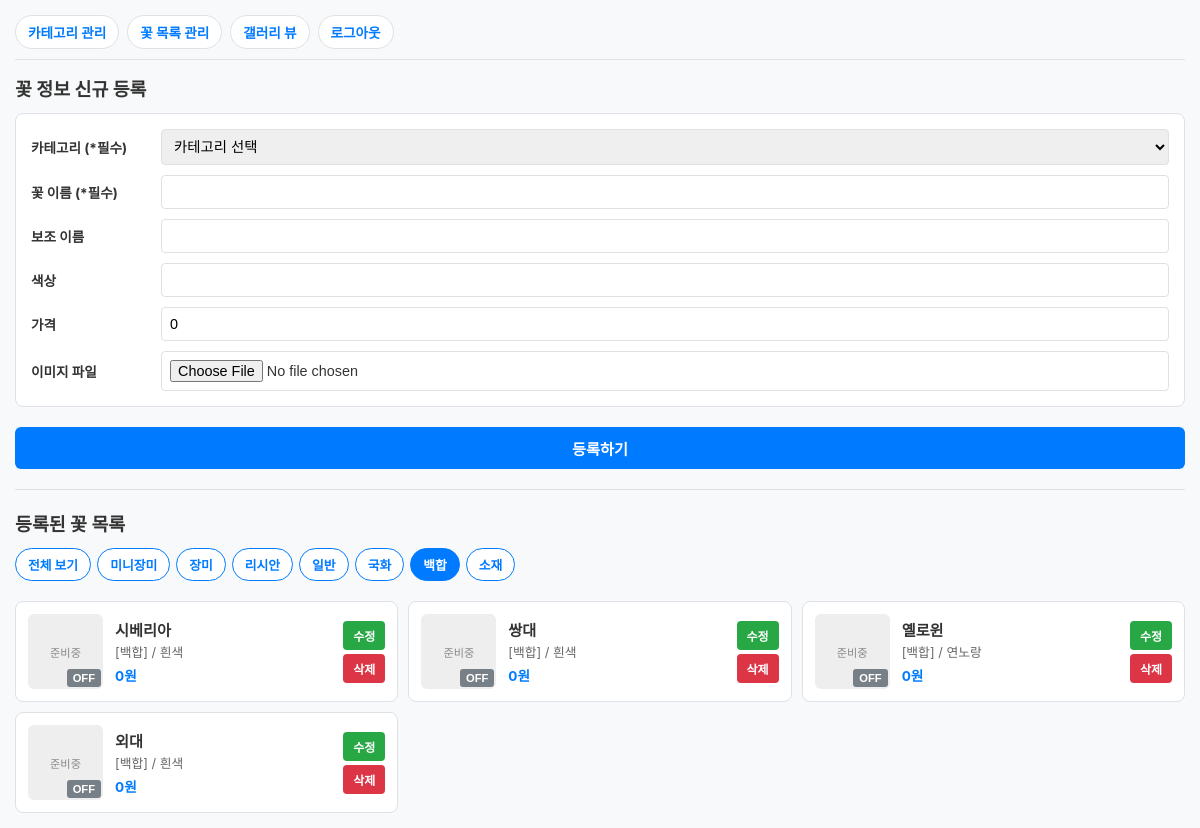
The app's page /admin/flower?category_id=1 (signed in) with its own data.
### models.py (models this page shows)
class Category(Base):
    __tablename__ = "category"
    idx = Column(Integer, primary_key=True, autoincrement=True, index=True)
    name = Column(String, nullable=False)
    order_no = Column(Integer, default=0, index=True)  # 순서 정렬용 컬럼
    flowers = relationship("FlowerList", back_populates="category_rel")

class FlowerList(Base):
    __tablename__ = "flower_list"
    idx = Column(Integer, primary_key=True, autoincrement=True, index=True)
    update_date = Column(DateTime, server_default=func.now(), onupdate=func.now())
    category = Column(Integer, ForeignKey("category.idx", ondelete="SET NULL"), nullable=True)
    name = Column(String, nullable=False)
    name2 = Column(String, nullable=True)
    color = Column(String, nullable=True)
    price = Column(Integer, default=0)
    img_path = Column(String, nullable=True)
    view = Column(Integer, default=1)
    category_rel = relationship("Category", back_populates="flowers")

### main.py (the view)
@app.get("/admin/flower", response_class=HTMLResponse)
def flower_page(
    request: Request,
    category_id: int = None,
    db: Session = Depends(get_db)
):
    if not request.session.get("is_admin"):
        return RedirectResponse(url="/admin/login", status_code=303)
    categories = db.query(models.Category).order_by(models.Category.order_no.asc(), models.Category.idx.asc()).all()
    query = db.query(models.FlowerList)
    if category_id:
        query = query.filter(models.FlowerList.category == category_id)
    flowers = query.order_by(models.FlowerList.name.asc()).all()
    return templates.TemplateResponse(
        request=request,
        name="admin/flower_list.html",
        context={
            "categories": categories,
            "flowers": flowers,
            "selected_category": category_id
        }
    )

### templates/admin/flower_list.html (shortened to what this page needs)
<!DOCTYPE html>
<html lang="ko">
<head>
</head>
<body>
    <nav>
        <a href="/admin/category">카테고리 관리</a>
        <a href="/admin/flower">꽃 목록 관리</a>
        <a href="/admin/gallery-view">갤러리 뷰</a>
        <a href="/admin/logout">로그아웃</a>
    </nav>
    <h2>꽃 정보 신규 등록</h2>
    <form action="/admin/flower" method="post" enctype="multipart/form-data">
        <div class="form-grid">
            <label>카테고리 (*필수)</label>
            <select name="category_idx" required>
                <option value="">카테고리 선택</option>
            </select>
            <label>꽃 이름 (*필수)</label>
            <input type="text" name="name" required>
            <label>보조 이름</label>
            <input type="text" name="name2">
            <label>색상</label>
            <input type="text" name="color">
            <label>가격</label>
            <input type="number" name="price" value="0">
            <label>이미지 파일</label>
            <input type="file" name="file" accept="image/*">
        </div>
        <button type="submit" class="btn-submit">등록하기</button>
    </form>
    <hr style="margin: 20px 0; border: none; border-top: 1px solid var(--border-color);">
    <h2>등록된 꽃 목록</h2>
    <div class="filter-bar">
        <a href="/admin/flower" class="filter-btn {% if not selected_category %}active{% endif %}">전체 보기</a>
        {% for cat in categories %}
        <a href="/admin/flower?category_id={{ cat.idx }}" class="filter-btn {% if selected_category == cat.idx %}active{% endif %}">
            {{ cat.name }}
        </a>
        {% endfor %}
    </div>
    <div class="flower-cards-grid">
        {% for flower in flowers %}
        <div class="flower-item-card">
            <div class="img-container">
                {% if flower.img_path %}
                <img src="/{{ flower.img_path }}" alt="{{ flower.name }}">
                {% else %}
                <div class="no-img-box">준비중</div>
                {% endif %}
                {% set current_url = '/admin/flower?category_id=' ~ selected_category if selected_category else '/admin/flower' %}
                <form action="/admin/flower/toggle-view/{{ flower.idx }}?redirect_to={{ current_url }}" method="post" class="toggle-overlay">
                    {% if flower.view == 1 %}
                    <button type="submit" class="btn-view-on">ON</button>
                    {% else %}
                    <button type="submit" class="btn-view-off">OFF</button>
                    {% endif %}
                </form>
            </div>
            <div class="item-info">
                <div class="item-title">{{ flower.name }}</div>
                <div class="item-sub">
                    [{{ flower.category_rel.name if flower.category_rel else '-' }}]
                    {% if flower.color %}/ {{ flower.color }}{% endif %}
                </div>
                <div class="item-price">{{ "{:,}".format(flower.price) }}원</div>
            </div>
            <div class="item-actions">
                <button class="btn-edit" onclick="openEditModal(
                    '{{ flower.idx }}',
                    '{{ flower.category or '' }}',
                    '{{ flower.name }}',
                    '{{ flower.name2 or '' }}',
                    '{{ flower.color or '' }}',
                    '{{ flower.price }}'
                )">수정</button>
                <form action="/admin/flower/delete/{{ flower.idx }}?redirect_to={{ current_url }}" method="post" style="margin:0;" onsubmit="return confirm('정말 삭제하시겠습니까?');">
                    <button type="submit" class="btn-delete">삭제</button>
                </form>
            </div>
        </div>
        {% endfor %}
    </div>
</body>
</html>

### templates/admin/flower_list.html (style rules this page uses)
:root { --primary-color: #007bff; --success-color: #28a745; --danger-color: #dc3545; --bg-color: #f8f9fa; --border-color: #dee2e6; }
* { box-sizing: border-box; margin: 0; padding: 0; }
body { font-family: -apple-system, BlinkMacSystemFont, "Segoe UI", Roboto, sans-serif; background-color: var(--bg-color); padding: 15px; color: #333; }
nav { display: flex; gap: 8px; overflow-x: auto; white-space: nowrap; padding-bottom: 10px; margin-bottom: 15px; border-bottom: 1px solid var(--border-color); -webkit-overflow-scrolling: touch; }
nav a { text-decoration: none; color: var(--primary-color); font-weight: bold; padding: 6px 12px; background: white; border-radius: 20px; border: 1px solid var(--border-color); font-size: 0.85rem; }
h2 { font-size: 1.15rem; margin-bottom: 12px; font-weight: 700; }
.form-grid { display: grid; grid-template-columns: 1fr; gap: 10px; background: white; padding: 15px; border-radius: 8px; border: 1px solid var(--border-color); margin-bottom: 20px; }
@media (min-width: 600px) { .form-grid { grid-template-columns: 120px 1fr; align-items: center; } }
.form-grid label { font-weight: bold; font-size: 0.85rem; }
.form-grid input, .form-grid select { width: 100%; padding: 8px; border: 1px solid var(--border-color); border-radius: 4px; font-size: 0.9rem; }
.btn-submit { width: 100%; padding: 10px; background-color: var(--primary-color); color: white; border: none; border-radius: 6px; font-weight: bold; cursor: pointer; font-size: 0.95rem; }
.filter-bar { display: flex; gap: 6px; overflow-x: auto; white-space: nowrap; margin-bottom: 15px; padding-bottom: 5px; }
.filter-btn { padding: 6px 12px; border: 1px solid var(--primary-color); background-color: white; color: var(--primary-color); border-radius: 20px; text-decoration: none; font-size: 0.8rem; font-weight: bold; }
.filter-btn.active { background-color: var(--primary-color); color: white; }
.flower-cards-grid { display: grid; grid-template-columns: 1fr; gap: 10px; }
@media (min-width: 600px) { .flower-cards-grid { grid-template-columns: repeat(2, 1fr); } }
@media (min-width: 900px) { .flower-cards-grid { grid-template-columns: repeat(3, 1fr); } }
.flower-item-card { background: white; border: 1px solid var(--border-color); border-radius: 8px; padding: 12px; display: flex; gap: 12px; align-items: center; position: relative; }
.img-container { position: relative; width: 75px; height: 75px; flex-shrink: 0; border-radius: 6px; overflow: hidden; background-color: #eee; }
.no-img-box { width: 100%; height: 100%; display: flex; align-items: center; justify-content: center; font-size: 0.7rem; color: #888; }
.toggle-overlay { position: absolute; bottom: 2px; right: 2px; }
.btn-view-off { background-color: rgba(108, 117, 125, 0.9); color: white; border: none; padding: 3px 6px; border-radius: 3px; font-size: 0.7rem; font-weight: bold; cursor: pointer; }
.item-info { flex: 1; min-width: 0; }
.item-title { font-size: 0.95rem; font-weight: bold; margin-bottom: 2px; overflow: hidden; text-overflow: ellipsis; white-space: nowrap; }
.item-sub { font-size: 0.8rem; color: #666; margin-bottom: 4px; }
.item-price { font-size: 0.85rem; font-weight: bold; color: var(--primary-color); }
.item-actions { display: flex; flex-direction: column; gap: 4px; flex-shrink: 0; }
.btn-edit { background-color: var(--success-color); color: white; border: none; padding: 6px 10px; border-radius: 4px; font-size: 0.75rem; font-weight: bold; cursor: pointer; }
.btn-delete { background-color: var(--danger-color); color: white; border: none; padding: 6px 10px; border-radius: 4px; font-size: 0.75rem; font-weight: bold; cursor: pointer; }

### records on screen
Category: name "미니장미"
Category: name "장미"
Category: name "리시안"
Category: name "일반"
Category: name "국화"
Category: name "백합"
Category: name "소재"
FlowerList: shows "준비중", view "OFF", name "시베리아", category_rel "백합", color "흰색", price "0"
FlowerList: shows "준비중", view "OFF", name "쌍대", category_rel "백합", color "흰색", price "0"
FlowerList: shows "준비중", view "OFF", name "옐로윈", category_rel "백합", color "연노랑", price "0"
FlowerList: shows "준비중", view "OFF", name "외대", category_rel "백합", color "흰색", price "0"
